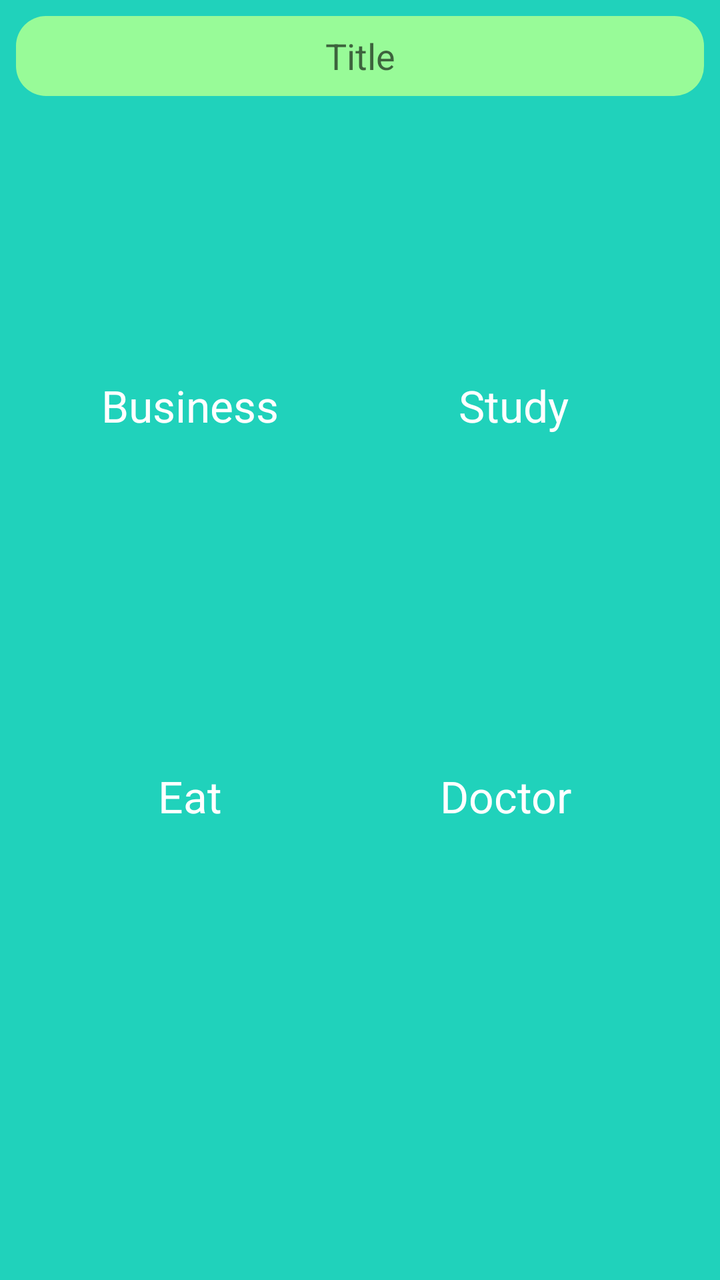
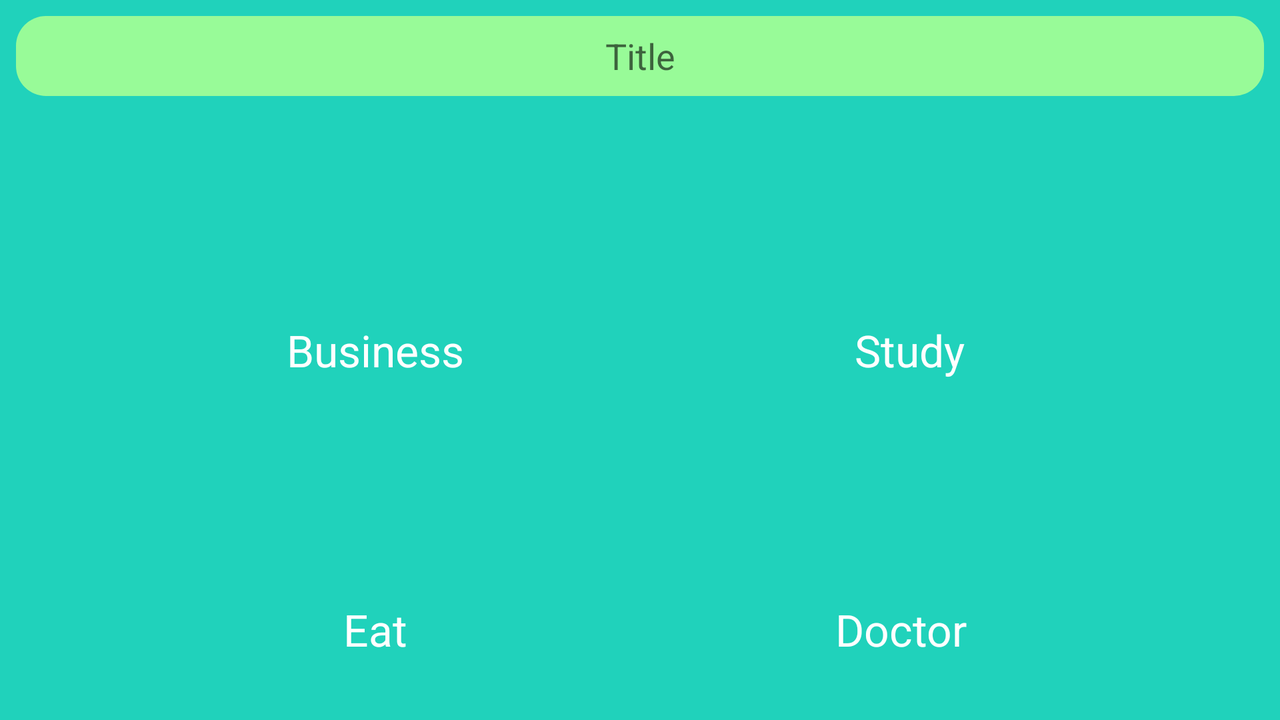

Two renders of one Android screen. The first uses the default layout on a phone; the second uses the alternative layout the repository ships for a different screen configuration, on a matching device. The two XML files are below.
<!-- AndroidManifest.xml: application theme AppTheme -->
<!-- res/layout/layout_add1.xml -->
<?xml version="1.0" encoding="utf-8"?>
<android.support.constraint.ConstraintLayout
    xmlns:android="http://schemas.android.com/apk/res/android"
    xmlns:app="http://schemas.android.com/apk/res-auto"
    xmlns:tools="http://schemas.android.com/tools"
    android:layout_width="match_parent"
    android:layout_height="match_parent"
    android:background="@color/bg_screen1">

    <ImageView
        android:id="@+id/imgType1"
        android:layout_width="100dp"
        android:layout_height="100dp"
        android:layout_marginStart="45dp"
        android:layout_marginTop="40dp"
        app:layout_constraintStart_toStartOf="parent"
        app:layout_constraintTop_toBottomOf="@+id/txtTitleLayout1" />

    <TextView
        android:id="@+id/textView"
        android:layout_width="100dp"
        android:layout_height="wrap_content"
        android:layout_marginStart="45dp"
        android:text="Business"
        android:gravity="center_horizontal"
        android:textColor="#FFF"
        android:textSize="22sp"
        app:layout_constraintStart_toStartOf="parent"
        app:layout_constraintTop_toBottomOf="@id/imgType1" />

    <ImageView
        android:id="@+id/imgType2"
        android:layout_width="100dp"
        android:layout_height="100dp"
        android:layout_marginEnd="8dp"
        android:layout_marginStart="8dp"
        android:layout_marginTop="40dp"
        app:layout_constraintEnd_toEndOf="parent"
        app:layout_constraintStart_toEndOf="@+id/imgType1"
        app:layout_constraintTop_toBottomOf="@+id/txtTitleLayout1" />

    <TextView
        android:id="@+id/textView3"
        android:layout_width="100dp"
        android:layout_height="wrap_content"
        android:layout_marginStart="8dp"
        android:gravity="center_horizontal"
        android:text="Study"
        android:textColor="#FFF"
        android:textSize="22sp"
        app:layout_constraintEnd_toEndOf="parent"
        app:layout_constraintStart_toEndOf="@+id/textView"
        app:layout_constraintTop_toBottomOf="@id/imgType2" />
    <ImageView
        android:id="@+id/imgType3"
        android:layout_width="100dp"
        android:layout_height="100dp"
        android:layout_marginBottom="8dp"
        android:layout_marginStart="45dp"
        android:layout_marginTop="8dp"
        app:layout_constraintBottom_toBottomOf="parent"
        app:layout_constraintStart_toStartOf="parent"
        app:layout_constraintTop_toBottomOf="@+id/imgType1"
        app:layout_constraintVertical_bias="0.26" />

    <TextView
        android:id="@+id/textView2"
        android:layout_width="100dp"
        android:layout_height="wrap_content"
        android:layout_marginStart="45dp"
        android:gravity="center_horizontal"
        android:text="Eat"
        android:textColor="#FFF"


        android:textSize="22sp"
        app:layout_constraintStart_toStartOf="parent"
        app:layout_constraintTop_toBottomOf="@id/imgType3" />
    <ImageView
        android:id="@+id/imgType4"
        android:layout_width="100dp"
        android:layout_height="100dp"
        android:layout_marginBottom="8dp"
        android:layout_marginEnd="8dp"
        android:layout_marginStart="8dp"
        android:layout_marginTop="8dp"

        app:layout_constraintBottom_toBottomOf="parent"
        app:layout_constraintEnd_toEndOf="parent"
        app:layout_constraintStart_toEndOf="@+id/imgType3"
        app:layout_constraintTop_toBottomOf="@+id/imgType2"
        app:layout_constraintVertical_bias="0.26" />

    <TextView
        android:id="@+id/textView4"
        android:layout_width="100dp"
        android:layout_height="wrap_content"
        android:layout_marginEnd="8dp"
        android:layout_marginStart="8dp"
        android:gravity="center_horizontal"

        android:text="Doctor"
        android:textColor="#FFF"
        android:textSize="22sp"
        app:layout_constraintEnd_toEndOf="parent"
        app:layout_constraintStart_toEndOf="@+id/textView2"
        app:layout_constraintTop_toBottomOf="@id/imgType4" />

    <ImageView
        android:visibility="invisible"
        android:id="@+id/imgType1Ac"
        android:layout_width="wrap_content"
        android:layout_height="wrap_content"
        app:layout_constraintBottom_toTopOf="@+id/textView"
        app:layout_constraintEnd_toEndOf="@+id/imgType1"
        app:srcCompat="@android:drawable/presence_online" />

    <ImageView
        android:visibility="invisible"
        android:id="@+id/imgType2Ac"
        android:layout_width="wrap_content"
        android:layout_height="wrap_content"
        app:layout_constraintBottom_toTopOf="@+id/textView3"
        app:layout_constraintEnd_toEndOf="@+id/imgType2"
        app:srcCompat="@android:drawable/presence_online" />

    <ImageView
        android:visibility="invisible"
        android:id="@+id/imgType3Ac"
        android:layout_width="wrap_content"
        android:layout_height="wrap_content"
        app:layout_constraintBottom_toTopOf="@+id/textView2"
        app:layout_constraintEnd_toEndOf="@+id/imgType3"
        app:srcCompat="@android:drawable/presence_online" />

    <ImageView
        android:id="@+id/imgType4Ac"
        android:visibility="invisible"
        android:layout_width="wrap_content"
        android:layout_height="wrap_content"
        app:layout_constraintBottom_toTopOf="@+id/textView4"
        app:layout_constraintEnd_toEndOf="@+id/imgType4"
        app:srcCompat="@android:drawable/presence_online" />

    <EditText
        android:id="@+id/txtTitleLayout1"
        android:layout_width="match_parent"
        android:layout_height="40dp"
        android:layout_marginEnd="8dp"
        android:layout_marginStart="8dp"
        android:layout_marginTop="8dp"
        android:background="@drawable/round_image"
        android:gravity="center_horizontal|center_vertical"
        android:hint="Title"
        app:layout_constraintEnd_toEndOf="parent"
        app:layout_constraintStart_toStartOf="parent"
        app:layout_constraintTop_toTopOf="parent" />
</android.support.constraint.ConstraintLayout>
<!-- resources referenced by this layout -->
<resources>
  <color name="bg_screen1">#20d2bb</color>
  <!-- drawable round_image (drawable) -->
  <?xml version="1.0" encoding="utf-8"?>
  <shape xmlns:android="http://schemas.android.com/apk/res/android"
      android:shape="rectangle">
      <corners android:topRightRadius="15dp"
          android:bottomRightRadius="15dp"
         android:topLeftRadius="15dp"
          android:bottomLeftRadius="15dp"/>
      <solid android:color="#98FB98"/>
  </shape>
  <style name="AppTheme" parent="Theme.AppCompat.Light.NoActionBar">
          
          <item name="colorPrimary">@color/colorPrimary</item>
          <item name="colorPrimaryDark">@color/colorPrimaryDark</item>
          <item name="colorAccent">@color/colorAccent</item>
          <item name="android:windowContentTransitions">true</item>
         
          
        
      </style>
  <color name="colorPrimary">#3F51B5</color>
  <color name="colorPrimaryDark">#303F9F</color>
  <color name="colorAccent">#FF4081</color>
</resources>
<!-- res/layout-land/layout_add1.xml (the author's variant of the layout above) -->
<!-- drawn on the phone turned sideways -->
<?xml version="1.0" encoding="utf-8"?>
<android.support.constraint.ConstraintLayout
    xmlns:android="http://schemas.android.com/apk/res/android"
    xmlns:app="http://schemas.android.com/apk/res-auto"
    xmlns:tools="http://schemas.android.com/tools"
    android:layout_width="match_parent"
    android:layout_height="match_parent"
    android:background="@color/bg_screen1">

    <ImageView
        android:id="@+id/imgType1"
        android:layout_width="100dp"
        android:layout_height="100dp"
        android:layout_marginBottom="8dp"
        android:layout_marginEnd="8dp"
        android:layout_marginStart="8dp"
        app:layout_constraintBottom_toBottomOf="parent"
        app:layout_constraintEnd_toEndOf="parent"
        app:layout_constraintHorizontal_bias="0.25"
        app:layout_constraintStart_toStartOf="parent"
        app:layout_constraintTop_toBottomOf="@+id/txtTitleLayout1"
        app:layout_constraintVertical_bias="0.060000002" />

    <TextView
        android:id="@+id/textView"
        android:layout_width="100dp"
        android:layout_height="wrap_content"
        android:layout_marginEnd="8dp"
        android:layout_marginStart="45dp"
        android:gravity="center_horizontal"
        android:text="Business"
        android:textColor="#FFF"
        android:textSize="22sp"
        app:layout_constraintEnd_toEndOf="parent"
        app:layout_constraintHorizontal_bias="0.19"
        app:layout_constraintStart_toStartOf="parent"
        app:layout_constraintTop_toBottomOf="@id/imgType1" />

    <ImageView
        android:id="@+id/imgType2"
        android:layout_width="100dp"
        android:layout_height="100dp"
        android:layout_marginBottom="8dp"
        android:layout_marginEnd="8dp"
        android:layout_marginStart="16dp"
        app:layout_constraintBottom_toBottomOf="parent"
        app:layout_constraintEnd_toEndOf="parent"
        app:layout_constraintHorizontal_bias="0.54"
        app:layout_constraintStart_toEndOf="@+id/imgType1"
        app:layout_constraintTop_toBottomOf="@+id/txtTitleLayout1"
        app:layout_constraintVertical_bias="0.060000002" />

    <TextView
        android:id="@+id/textView3"
        android:layout_width="100dp"
        android:layout_height="wrap_content"
        android:layout_marginStart="8dp"
        android:gravity="center_horizontal"
        android:text="Study"
        android:textColor="#FFF"
        android:textSize="22sp"
        app:layout_constraintEnd_toEndOf="parent"
        app:layout_constraintHorizontal_bias="0.54"
        app:layout_constraintStart_toEndOf="@+id/textView"
        app:layout_constraintTop_toBottomOf="@id/imgType2" />

    <ImageView
        android:id="@+id/imgType3"
        android:layout_width="100dp"
        android:layout_height="100dp"
        android:layout_marginBottom="8dp"
        android:layout_marginEnd="16dp"
        android:layout_marginStart="8dp"
        android:layout_marginTop="8dp"
        app:layout_constraintBottom_toBottomOf="parent"
        app:layout_constraintEnd_toEndOf="parent"
        app:layout_constraintHorizontal_bias="0.25"
        app:layout_constraintStart_toStartOf="parent"
        app:layout_constraintTop_toBottomOf="@+id/imgType1"
        app:layout_constraintVertical_bias="0.38" />

    <TextView
        android:id="@+id/textView2"
        android:layout_width="100dp"
        android:layout_height="wrap_content"
        android:layout_marginEnd="8dp"
        android:layout_marginStart="45dp"
        android:gravity="center_horizontal"
        android:text="Eat"


        android:textColor="#FFF"
        android:textSize="22sp"
        app:layout_constraintEnd_toEndOf="parent"
        app:layout_constraintHorizontal_bias="0.19"
        app:layout_constraintStart_toStartOf="parent"
        app:layout_constraintTop_toBottomOf="@id/imgType3" />

    <ImageView
        android:id="@+id/imgType4"
        android:layout_width="100dp"
        android:layout_height="100dp"
        android:layout_marginBottom="8dp"
        android:layout_marginEnd="8dp"
        android:layout_marginStart="16dp"
        android:layout_marginTop="8dp"

        app:layout_constraintBottom_toBottomOf="parent"
        app:layout_constraintEnd_toEndOf="parent"
        app:layout_constraintHorizontal_bias="0.54"
        app:layout_constraintStart_toEndOf="@+id/imgType3"
        app:layout_constraintTop_toBottomOf="@+id/imgType2"
        app:layout_constraintVertical_bias="0.38" />

    <TextView
        android:id="@+id/textView4"
        android:layout_width="100dp"
        android:layout_height="wrap_content"
        android:layout_marginEnd="8dp"
        android:layout_marginStart="8dp"
        android:gravity="center_horizontal"

        android:text="Doctor"
        android:textColor="#FFF"
        android:textSize="22sp"
        app:layout_constraintEnd_toEndOf="parent"
        app:layout_constraintHorizontal_bias="0.54"
        app:layout_constraintStart_toEndOf="@+id/textView2"
        app:layout_constraintTop_toBottomOf="@id/imgType4" />

    <ImageView
        android:visibility="invisible"
        android:id="@+id/imgType1Ac"
        android:layout_width="wrap_content"
        android:layout_height="wrap_content"
        app:layout_constraintBottom_toTopOf="@+id/textView"
        app:layout_constraintEnd_toEndOf="@+id/imgType1"
        app:srcCompat="@android:drawable/presence_online" />

    <ImageView
        android:visibility="invisible"
        android:id="@+id/imgType2Ac"
        android:layout_width="wrap_content"
        android:layout_height="wrap_content"
        app:layout_constraintBottom_toTopOf="@+id/textView3"
        app:layout_constraintEnd_toEndOf="@+id/imgType2"
        app:srcCompat="@android:drawable/presence_online" />

    <ImageView
        android:visibility="invisible"
        android:id="@+id/imgType3Ac"
        android:layout_width="wrap_content"
        android:layout_height="wrap_content"
        app:layout_constraintBottom_toTopOf="@+id/textView2"
        app:layout_constraintEnd_toEndOf="@+id/imgType3"
        app:srcCompat="@android:drawable/presence_online" />

    <ImageView
        android:id="@+id/imgType4Ac"
        android:visibility="invisible"
        android:layout_width="wrap_content"
        android:layout_height="wrap_content"
        app:layout_constraintBottom_toTopOf="@+id/textView4"
        app:layout_constraintEnd_toEndOf="@+id/imgType4"
        app:srcCompat="@android:drawable/presence_online" />

    <EditText
        android:id="@+id/txtTitleLayout1"
        android:layout_width="match_parent"
        android:layout_height="40dp"
        android:layout_marginEnd="8dp"
        android:layout_marginStart="8dp"
        android:layout_marginTop="8dp"
        android:background="@drawable/round_image"
        android:gravity="center_horizontal|center_vertical"
        android:hint="Title"
        app:layout_constraintEnd_toEndOf="parent"
        app:layout_constraintStart_toStartOf="parent"
        app:layout_constraintTop_toTopOf="parent" />
</android.support.constraint.ConstraintLayout>
